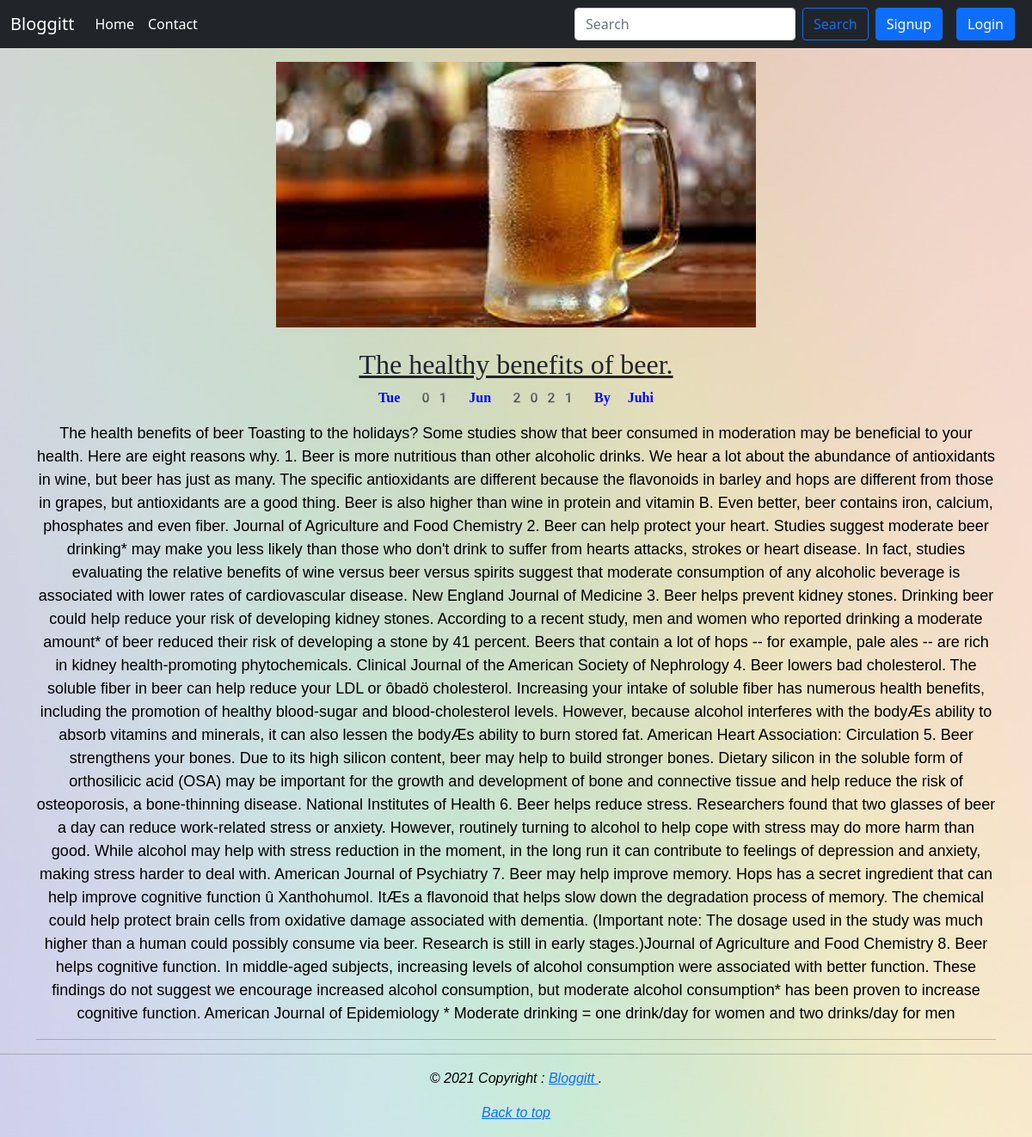
Page /blogview/the-health-benefits on the committed database.
### blog/models.py (models this page shows, shortened)
class post(models.Model):
    Sno=models.AutoField(primary_key=True)
    title=models.CharField(max_length=50)
    slug = AutoSlugField(populate_from='title', max_length=20)
    user = models.ForeignKey(settings.AUTH_USER_MODEL, on_delete=models.CASCADE,blank=True,null=True)
    desc=models.TextField()
    time=models.DateTimeField(blank=True,auto_now=True)
    thumbnail=models.ImageField( upload_to='media')

### blog/views.py (the view)
# urls.py: path('blogview/<slug:slug>', views.blogview, name='blogview'),
def blogview(request, slug):
    blogs=post.objects.filter(slug=slug).first()
    return render(request,'blogview.html',{"Blog":blogs})

### templates/blogview.html (shortened to what this page needs)
{% extends 'base.html' %}
{% block body%}
<center>
 <div class = "container my-3" style="word-wrap: break-word;">
  {% if Blog.thumbnail %}
           <img src="{{Blog.thumbnail.url}}" width="50%" height="50%"/>
    {% endif %}
    <br>
    <h2 class="blog-post-title" style="font-style: normal;
    font-family: fangsong;
    text-decoration: underline;">{{Blog.title|capfirst|safe}}</h2>
      <strong><p class="blog-post-meta" style="color: blue;
       font-family: emoji;">{{Blog.time|date:"D d M Y"}} By {{Blog.user.first_name|capfirst}}</p></strong>
      <p style="
    font-family: sans-serif;
    font-size: large;
    color: black;">{{Blog.desc|capfirst}}</p>
      <hr>
</div>
</center>
{% endblock body%}

### rows in the picture
post: thumbnail (picture), title "The healthy benefits of beer.", time "Tue 01 Jun 2021", user.first_name "Juhi", desc "The health benefits of beer Toasting to the holidays? Some studies show that beer consumed in moderation may be beneficial to your health. Here are eight reasons why. 1. Beer is more nutritious than other alcoholic drinks. We hear a lot about the abundance of antioxidants in wine, but beer has just as many. The specific antioxidants are different because the flavonoids in barley and hops are different from those in grapes, but antioxidants are a good thing. Beer is also higher than wine in protein and vitamin B. Even better, beer contains iron, calcium, phosphates and even fiber. Journal of Agriculture and Food Chemistry 2. Beer can help protect your heart. Studies suggest moderate beer…"
